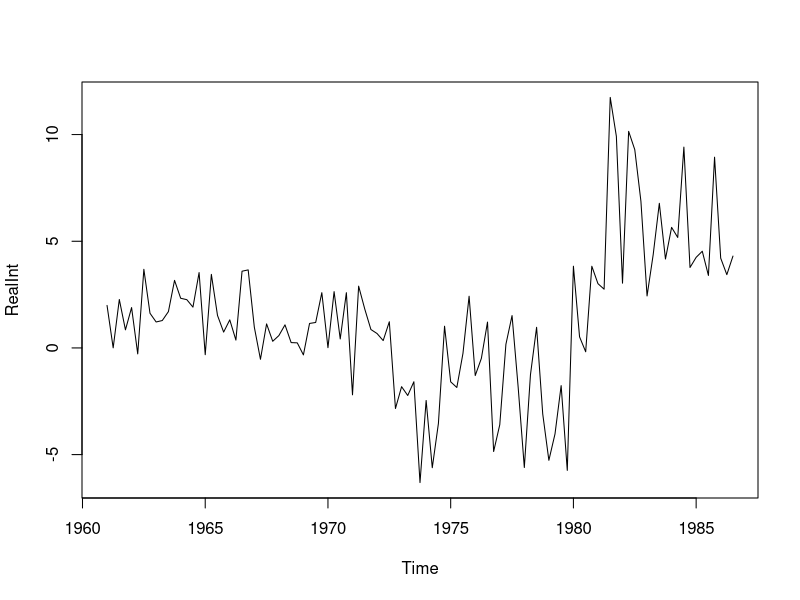
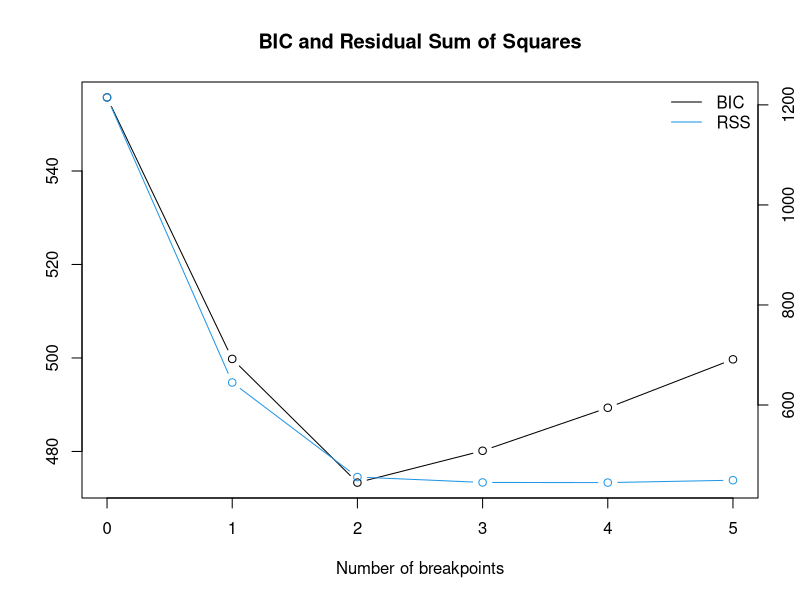
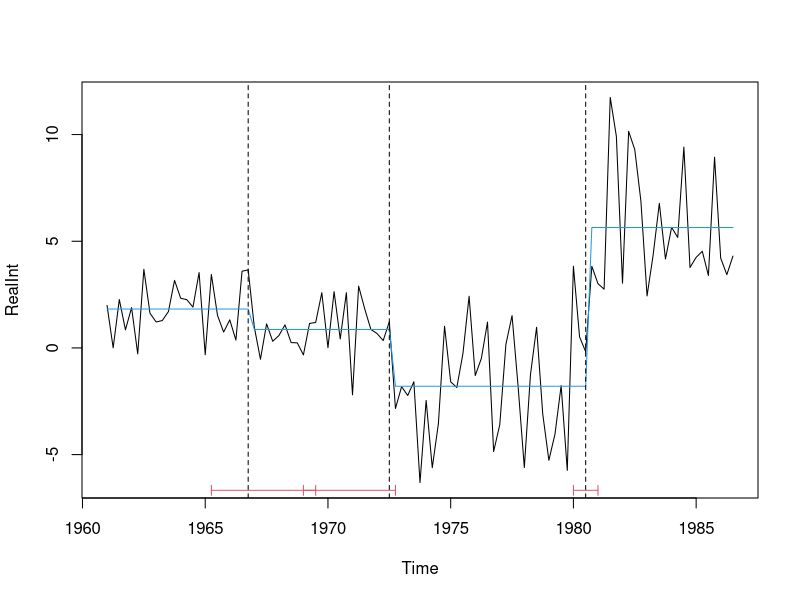

Write R code to recreate these figures, in order.
library(strucchange)


### Name: RealInt
### Title: US Ex-post Real Interest Rate
### Aliases: RealInt
### Keywords: datasets

### ** Examples

## load and plot data
data("RealInt")
plot(RealInt)

## estimate breakpoints
bp.ri <- breakpoints(RealInt ~ 1, h = 15)
plot(bp.ri)
summary(bp.ri)

## fit segmented model with three breaks
fac.ri <- breakfactor(bp.ri, breaks = 3, label = "seg")
fm.ri <- lm(RealInt ~ 0 + fac.ri)
summary(fm.ri)

## setup kernel HAC estimator
vcov.ri <- function(x, ...) kernHAC(x, kernel = "Quadratic Spectral",
  prewhite = 1, approx = "AR(1)", ...)

## Results from Table 1 in Bai & Perron (2003):
## coefficient estimates
coef(bp.ri, breaks = 3)
## corresponding standard errors
sapply(vcov(bp.ri, breaks = 3, vcov = vcov.ri), sqrt)
## breakpoints and confidence intervals
confint(bp.ri, breaks = 3, vcov = vcov.ri)

## Visualization
plot(RealInt)
lines(as.vector(time(RealInt)), fitted(fm.ri), col = 4)
lines(confint(bp.ri, breaks = 3, vcov = vcov.ri))
